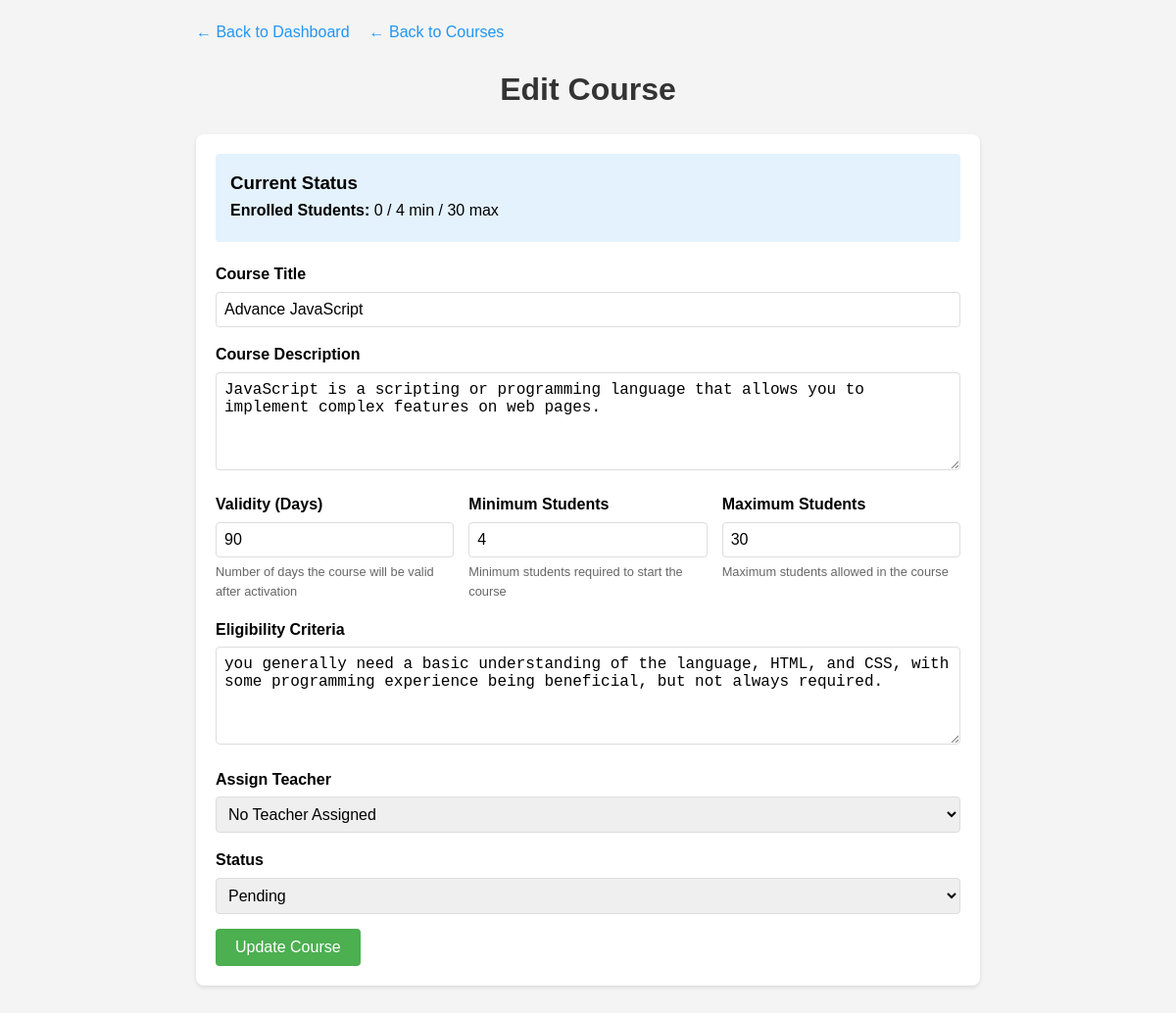
/admin_edit_course.php?id=14 (signed in), run on the app's committed database.
### tables this page shows
CREATE TABLE "courses" (
                id INTEGER PRIMARY KEY AUTOINCREMENT,
                title TEXT NOT NULL,
                description TEXT,
                teacher_id INTEGER,
                created_at DATETIME DEFAULT CURRENT_TIMESTAMP,
                start_date DATE,
                end_date DATE,
                validity_days INTEGER DEFAULT 90,
                eligibility_criteria TEXT,
                min_students INTEGER DEFAULT 5,
                max_students INTEGER DEFAULT 30,
                status VARCHAR(20) DEFAULT "pending" CHECK (status IN ("pending", "active", "inactive", "expired", "cancelled"))
            );

### admin_edit_course.php (the view, shortened to what this page needs)
<?php
$db = new Database();
$conn = $db->getConnection();
$courseId = $_GET['id'] ?? 0;
try {
    $stmt = $conn->prepare('
        SELECT
            c.*,
            u.username as teacher_name,
            (SELECT COUNT(*) FROM enrollments WHERE course_id = c.id) as enrolled_students
        FROM courses c
        LEFT JOIN users u ON c.teacher_id = u.id
        WHERE c.id = :id
    ');
    $stmt->bindValue(':id', $courseId, SQLITE3_INTEGER);
    $result = $stmt->execute();
    $course = $result->fetchArray(SQLITE3_ASSOC);
    $course['validity_days'] = $course['validity_days'] ?? 90;
    $course['min_students'] = $course['min_students'] ?? 5;
    $course['max_students'] = $course['max_students'] ?? 30;
    $course['eligibility_criteria'] = $course['eligibility_criteria'] ?? '';
    $course['status'] = $course['status'] ?? 'pending';
    $course['enrolled_students'] = $course['enrolled_students'] ?? 0;
} catch (Exception $e) {
    die("Database error: " . htmlspecialchars($e->getMessage()) .
        "<br><a href='admin_dashboard.php'>Return to Dashboard</a>");
}
?>
<!DOCTYPE html>
<html lang="en">
<head>
</head>
<body>
    <div class="container">
        <div class="nav-links">
            <a href="admin_dashboard.php" class="nav-link">← Back to Dashboard</a>
            <a href="admin_create_course.php" class="nav-link">← Back to Courses</a>
        </div>
        <h1>Edit Course</h1>
        <div class="card">
            <div class="course-info">
                <h3>Current Status</h3>
                <p><strong>Enrolled Students:</strong> <?php echo $course['enrolled_students']; ?> / <?php echo $course['min_students']; ?> min / <?php echo $course['max_students']; ?> max</p>
            </div>
            <form method="POST">
                <div class="form-group">
                    <label for="title">Course Title</label>
                    <input type="text" id="title" name="title" value="<?php echo htmlspecialchars($course['title']); ?>" required>
                </div>
                <div class="form-group">
                    <label for="description">Course Description</label>
                    <textarea id="description" name="description"><?php echo htmlspecialchars($course['description'] ?? ''); ?></textarea>
                </div>
                <div class="form-row">
                    <div class="form-group">
                        <label for="validity_days">Validity (Days)</label>
                        <input type="number" id="validity_days" name="validity_days" min="1" value="<?php echo htmlspecialchars($course['validity_days']); ?>" required>
                        <p class="help-text">Number of days the course will be valid after activation</p>
                    </div>
                    <div class="form-group">
                        <label for="min_students">Minimum Students</label>
                        <input type="number" id="min_students" name="min_students" min="1" value="<?php echo htmlspecialchars($course['min_students']); ?>" required>
                        <p class="help-text">Minimum students required to start the course</p>
                    </div>
                    <div class="form-group">
                        <label for="max_students">Maximum Students</label>
                        <input type="number" id="max_students" name="max_students" min="1" value="<?php echo htmlspecialchars($course['max_students']); ?>" required>
                        <p class="help-text">Maximum students allowed in the course</p>
                    </div>
                </div>
                <div class="form-group">
                    <label for="eligibility_criteria">Eligibility Criteria</label>
                    <textarea id="eligibility_criteria" name="eligibility_criteria" placeholder="Enter any eligibility requirements for students to enroll in this course"><?php echo htmlspecialchars($course['eligibility_criteria'] ?? ''); ?></textarea>
                </div>
                <div class="form-group">
                    <label for="teacher_id">Assign Teacher</label>
                    <select id="teacher_id" name="teacher_id">
                        <option value="">No Teacher Assigned</option>
                    </select>
                </div>
                <div class="form-group">
                    <label for="status">Status</label>
                    <select id="status" name="status" required>
                        <option value="pending" <?php echo ($course['status'] == 'pending') ? 'selected' : ''; ?>>Pending</option>
                    </select>
                </div>
                <button type="submit">Update Course</button>
            </form>
        </div>
    </div>
</body>
</html>

### admin_edit_course.php (style rules this page uses)
* { margin: 0; padding: 0; box-sizing: border-box; }
body { font-family: Arial, sans-serif; line-height: 1.6; padding: 20px; background: #f4f4f4; }
.container { max-width: 800px; margin: 0 auto; }
.card { background: white; padding: 20px; border-radius: 8px; box-shadow: 0 2px 4px rgba(0,0,0,0.1); margin-bottom: 20px; }
h1 { color: #333; margin-bottom: 20px; text-align: center; }
.form-group { margin-bottom: 15px; }
label { display: block; margin-bottom: 5px; font-weight: bold; }
input[type="text"], input[type="number"], textarea, select { width: 100%; padding: 8px; border: 1px solid #ddd; border-radius: 4px; font-size: 16px; }
textarea { height: 100px; resize: vertical; }
button { background: #4CAF50; color: white; padding: 10px 20px; border: none; border-radius: 4px; cursor: pointer; font-size: 16px; }
.nav-links { margin-bottom: 20px; display: flex; gap: 20px; }
.nav-link { color: #2196F3; text-decoration: none; }
.form-row { display: flex; gap: 15px; margin-bottom: 15px; }
.form-row .form-group { flex: 1; margin-bottom: 0; }
.help-text { font-size: 0.8rem; color: #666; margin-top: 5px; }
.course-info { margin-bottom: 20px; padding: 15px; background: #e3f2fd; border-radius: 4px; }
.course-info p { margin-bottom: 5px; }

### data on the page
courses: min_students "4", max_students "30", title "Advance JavaScript", description "JavaScript is a scripting or programming language that allows you to implement complex features on web pages.", validity_days "90", eligibility_criteria "you generally need a basic understanding of the language, HTML, and CSS, with some programming experience being beneficial, but not always required.", status "Pending"

### other printed values
$course['enrolled_students'] "0"
